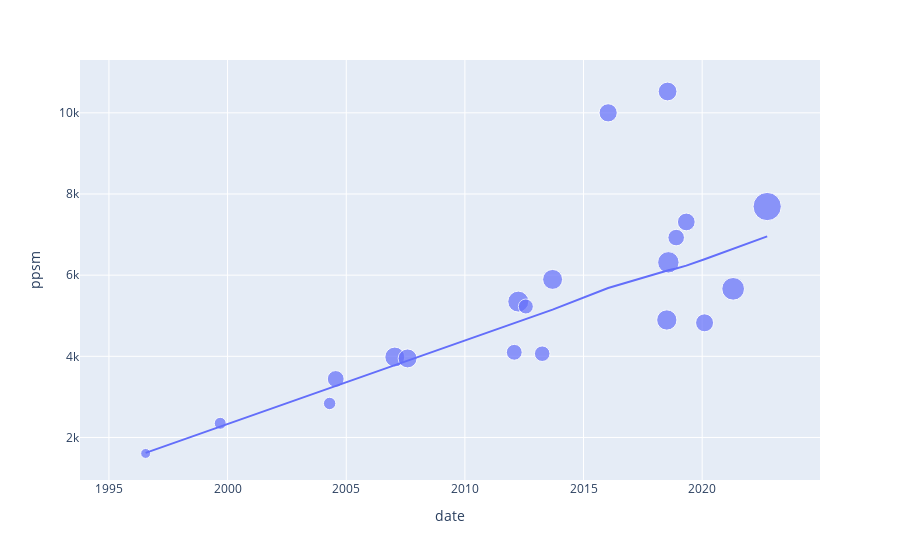

Write notebook code for a chart like this one.
### Code cell
px.scatter(df[(pd.to_datetime(df.date) > '1990-01-01') & (df.property_type=='D') & (df.street == 'GRAEMESDYKE ROAD')], x='date', y='ppsm', size='price', trendline='lowess')

### Figure 1 — Plotly figure (JSON) as saved in the notebook; plotly's stock layout.template omitted (floating-point values rounded to 4 significant figures)
{"data": [{"hovertemplate": "date=%{x}<br>ppsm=%{y}<br>price=%{marker.size}<extra></extra>", "legendgroup": "", "marker": {"color": "#636efa", "size": [322500, 365000, 205000, 335000, 350000, 250000, 288000, 625000, 490000, 625000, 440000, 525000, 965000, 950000, 1350000, 1315000, 1220000, 765000, 1430000, 855000, 1500000, 765000, 825000, 1350000, 1130000, 1400000, 1200000, 1560000, 935000, 1070000, 1100000, 1750000, 2722500], "sizemode": "area", "sizeref": 6806.0, "symbol": "circle"}, "mode": "markers", "name": "", "orientation": "v", "showlegend": false, "type": "scatter", "x": ["1995-07-28T00:00:00", "1996-05-07T00:00:00", "1996-05-17T00:00:00", "1996-07-19T00:00:00", "1998-01-09T00:00:00", "1998-03-31T00:00:00", "1998-07-17T00:00:00", "1999-03-30T00:00:00", "1999-09-10T00:00:00", "1999-11-02T00:00:00", "2004-03-31T00:00:00", "2004-04-20T00:00:00", "2004-07-23T00:00:00", "2006-06-22T00:00:00", "2007-01-18T00:00:00", "2007-01-30T00:00:00", "2007-08-03T00:00:00", "2008-06-05T00:00:00", "2011-03-18T00:00:00", "2012-01-31T00:00:00", "2012-04-02T00:00:00", "2012-07-27T00:00:00", "2013-04-05T00:00:00", "2013-09-12T00:00:00", "2016-01-15T00:00:00", "2018-07-06T00:00:00", "2018-07-18T00:00:00", "2018-07-30T00:00:00", "2018-11-27T00:00:00", "2019-05-02T00:00:00", "2020-02-07T00:00:00", "2021-04-22T00:00:00", "2022-09-28T00:00:00"], "xaxis": "x", "y": [null, null, null, 1606, null, null, null, null, 2349, null, null, 2838, 3441, null, 3982, null, 3948, null, null, 4099, 5348, 5227, 4064, 5895, 10000, 4895, 10526, 6316, 6926, 7311, 4825, 5663, 7691], "yaxis": "y"}, {"hovertemplate": "<b>LOWESS trendline</b><br><br>date=%{x}<br>ppsm=%{y} <b>(trend)</b><extra></extra>", "legendgroup": "", "marker": {"color": "#636efa", "symbol": "circle"}, "mode": "lines", "name": "", "showlegend": false, "type": "scatter", "x": ["1996-07-19T00:00:00", "1999-09-10T00:00:00", "2004-04-20T00:00:00", "2004-07-23T00:00:00", "2007-01-18T00:00:00", "2007-08-03T00:00:00", "2012-01-31T00:00:00", "2012-04-02T00:00:00", "2012-07-27T00:00:00", "2013-04-05T00:00:00", "2013-09-12T00:00:00", "2016-01-15T00:00:00", "2018-07-06T00:00:00", "2018-07-18T00:00:00", "2018-07-30T00:00:00", "2018-11-27T00:00:00", "2019-05-02T00:00:00", "2020-02-07T00:00:00", "2021-04-22T00:00:00", "2022-09-28T00:00:00"], "xaxis": "x", "y": [1621.0, 2271.0, 3224.0, 3277.0, 3786.0, 3896.0, 4830.0, 4862.0, 4922.0, 5068.0, 5151.0, 5684.0, 6114.0, 6117.0, 6121.0, 6163.0, 6235.0, 6390.0, 6647.0, 6955.0], "yaxis": "y"}], "layout": {"legend": {"itemsizing": "constant", "tracegroupgap": 0}, "margin": {"t": 60}, "xaxis": {"anchor": "y", "domain": [0, 1], "title": {"text": "date"}}, "yaxis": {"anchor": "x", "domain": [0, 1], "title": {"text": "ppsm"}}}}
